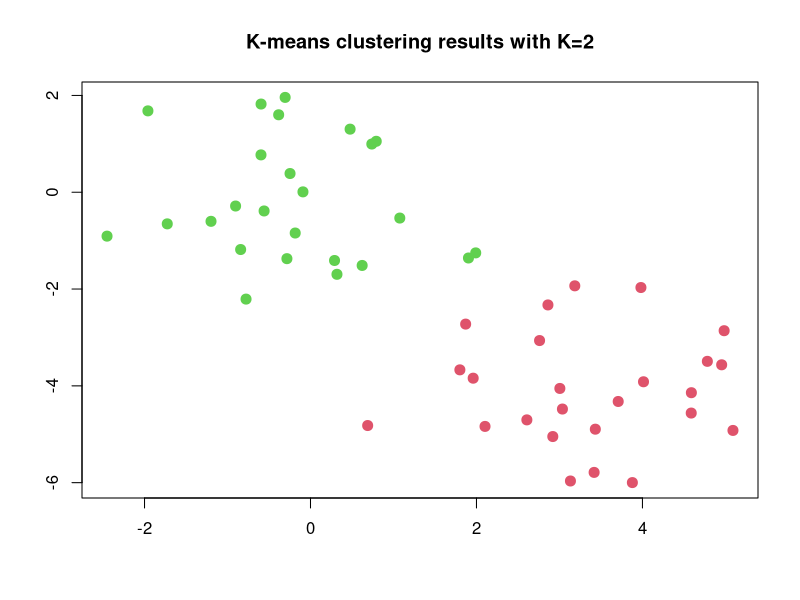
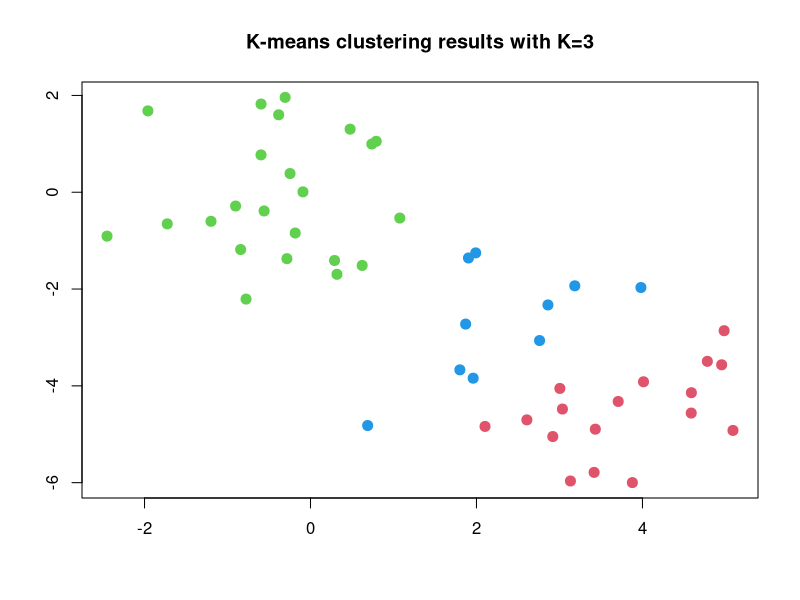
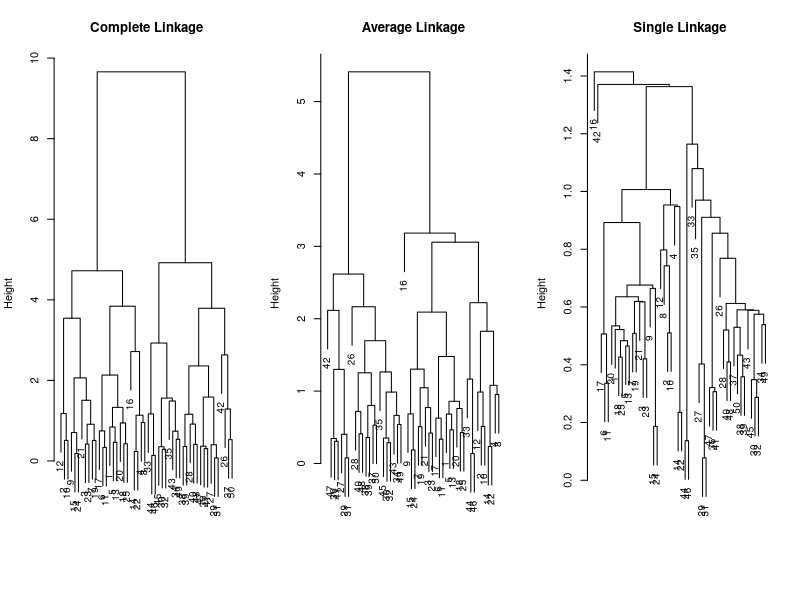
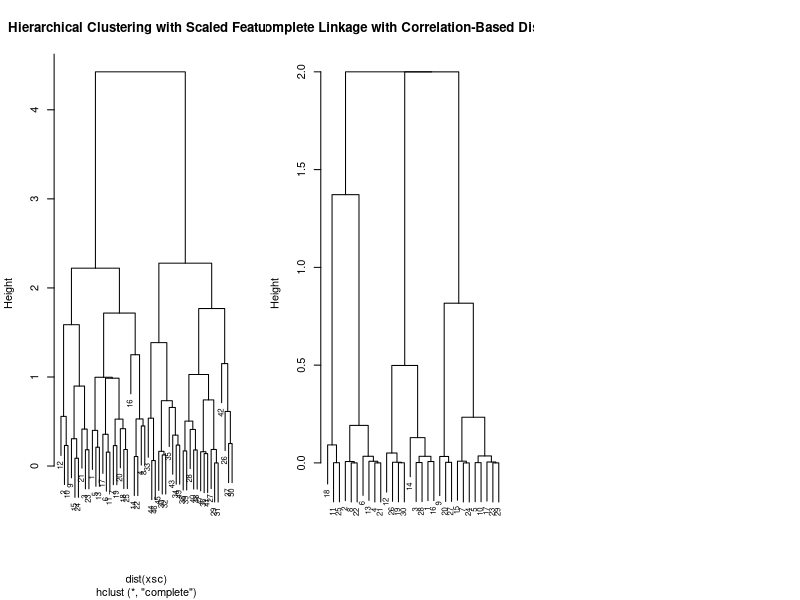

Write the R code that produced these figures, in order.
#
# Lab 2: Clustering
#
# K-means clustering
set.seed(2)
x <- matrix(rnorm(50*2),ncol=2)
x[1:25,1] <- x[1:25,1]+3
x[1:25,2] <- x[1:25,2]-4
# K-means clustering with K=2
km.out <- kmeans(x,2,nstart=20)
km.out$cluster
plot(x,col=(km.out$cluster+1),main="K-means clustering results with K=2",xlab="",ylab="",pch=20,cex=2)
# Pretend we don't know there are two clusters
set.seed(4)
# Try multiple initial assignments by setting nstart=20
km.out <- kmeans(x,3,nstart=20)
km.out
plot(x,col=(km.out$cluster+1),main="K-means clustering results with K=3",xlab="",ylab="",pch=20,cex=2)
# Demonstrate the usefulness of nstart=20
set.seed(3)
# Compare the within-cluster sum of squares
km.out <- kmeans(x,3,nstart=1)
km.out$tot.withinss
km.out <- kmeans(x,3,nstart=20)
km.out$tot.withinss
#
# Hierarchical clustering
#
hc.complete <- hclust(dist(x),method="complete")
hc.average <- hclust(dist(x),method="average")
hc.single <- hclust(dist(x),method="single")
# Display dendrograms
par(mfrow=c(1,3))
plot(hc.complete,main="Complete Linkage",xlab="",sub="",cex=.9)
plot(hc.average,main="Average Linkage",xlab="",sub="",cex=.9)
plot(hc.single,main="Single Linkage",xlab="",sub="",cex=.9)
# Cut the trees
cutree(hc.complete,2)
cutree(hc.average,2)
cutree(hc.single,2)
# Single leads to non-useful answer so try cutting at a
# different level.
cutree(hc.single,4)
# Scale the variables before hierarchical clustering
xsc <- scale(x)
plot(hclust(dist(xsc),method="complete"),main="Hierarchical Clustering with Scaled Features",cex=0.7)
# Try it with correlation-based distance
x <- matrix(rnorm(30*3),ncol=3)
dd <- as.dist(1-cor(t(x)))
plot(hclust(dd,method="complete"),main="Complete Linkage with Correlation-Based Distance",xlab="",sub="",cex=0.7)
